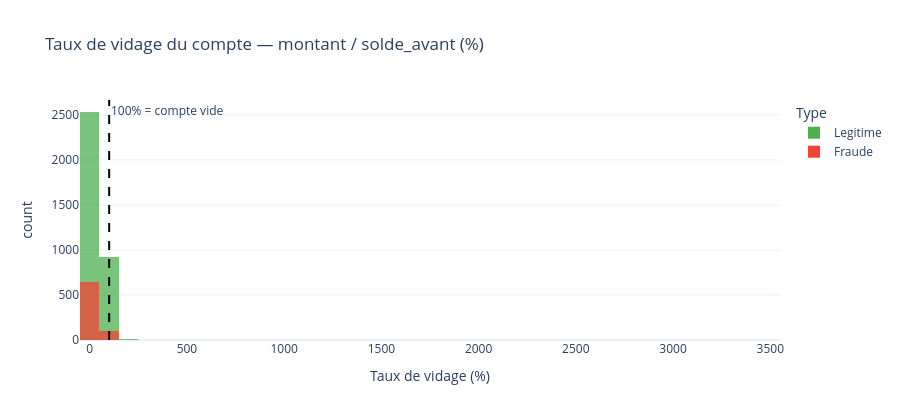

Notebook code for this chart:
### Code cell
# Taux de vidage
tx_v = tx[tx['solde_avant'] > 0].copy()
tx_v['taux_vidage_pct'] = (tx_v['montant'] / tx_v['solde_avant'] * 100).round(2)

fig = px.histogram(tx_v, x='taux_vidage_pct', color='type', nbins=50,
                   barmode='overlay', opacity=0.75,
                   color_discrete_map={'Legitime': LEGIT, 'Fraude': FRAUD},
                   title='Taux de vidage du compte — montant / solde_avant (%)',
                   labels={'taux_vidage_pct': 'Taux de vidage (%)', 'type': 'Type'})
fig.add_vline(x=100, line_dash='dash', line_color='black',
              annotation_text='100% = compte vide')
fig.update_layout(height=420)
fig.show()

tv_l = tx_v[tx_v['label_fraude']==0]['taux_vidage_pct'].mean()
tv_f = tx_v[tx_v['label_fraude']==1]['taux_vidage_pct'].mean()
print(f'Taux de vidage moyen — Legitimes : {tv_l:.1f}%  |  Fraudes : {tv_f:.1f}%  |  Ratio : {tv_f/tv_l:.1f}x')

### Figure 1 — Plotly figure (JSON) as saved in the notebook; plotly's stock layout.template omitted (floating-point values rounded to 4 significant figures; data arrays with more than 128 entries replaced by an {"elided": "..."} marker saying what was removed)
{"data": [{"bingroup": "x", "hovertemplate": "Type=Legitime<br>Taux de vidage (%)=%{x}<br>count=%{y}<extra></extra>", "legendgroup": "Legitime", "marker": {"color": "#4CAF50", "opacity": 0.75, "pattern": {"shape": ""}}, "name": "Legitime", "nbinsx": 50, "orientation": "v", "showlegend": true, "type": "histogram", "x": {"elided": "3468 float values"}, "xaxis": "x", "yaxis": "y"}, {"bingroup": "x", "hovertemplate": "Type=Fraude<br>Taux de vidage (%)=%{x}<br>count=%{y}<extra></extra>", "legendgroup": "Fraude", "marker": {"color": "#F44336", "opacity": 0.75, "pattern": {"shape": ""}}, "name": "Fraude", "nbinsx": 50, "orientation": "v", "showlegend": true, "type": "histogram", "x": {"elided": "749 float values"}, "xaxis": "x", "yaxis": "y"}], "layout": {"annotations": [{"showarrow": false, "text": "100% = compte vide", "x": 100, "xanchor": "left", "xref": "x", "y": 1, "yanchor": "top", "yref": "y domain"}], "barmode": "overlay", "height": 420, "legend": {"title": {"text": "Type"}, "tracegroupgap": 0}, "shapes": [{"line": {"color": "black", "dash": "dash"}, "type": "line", "x0": 100, "x1": 100, "xref": "x", "y0": 0, "y1": 1, "yref": "y domain"}], "title": {"text": "Taux de vidage du compte — montant / solde_avant (%)"}, "xaxis": {"anchor": "y", "domain": [0, 1], "title": {"text": "Taux de vidage (%)"}}, "yaxis": {"anchor": "x", "domain": [0, 1], "title": {"text": "count"}}}}
